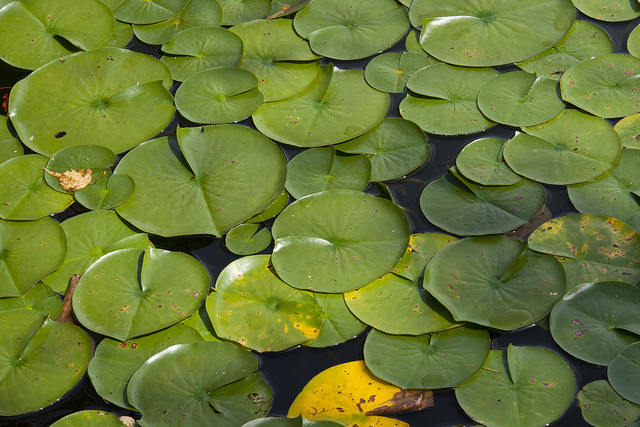
%> input picture lilypad.jpg, 640 x 427 px
$ octave watershedMethod.m   (GNU Octave 9; MATLAB toolbox functions it lacks are replaced by stand-ins)
%> lines starting %> are read from the running program, lines starting %| are printed output that depends on the picture; in (x1, y1, x2, y2) boxes, pixels count from 0 and x2, y2 are one past the last pixel; in counts of white or black regions, pixels touching at a corner belong together; the program's own positions count from 1
%generalized watershed method starting with colored image

%read image - using lilypad.jpg, a colored, 3D landscape of lilypads
I = imread('lilypad.jpg');
%> I is the input picture: size 427x640x3 uint8; mean R, G, B 106.4, 121.9, 53.2

%convert RGB into grayscale
I = rgb2gray(I);
%> I: size 427x640 uint8

%horizontal edge filter
hy = fspecial('sobel');
%vertical component
hx = hy';

%use image filter, needs "double" input, filter, option
Iy = imfilter(double(I), hy, 'replicate');
Ix = imfilter(double(I), hx, 'replicate');

%calculate gradient
gradmag = sqrt(Ix.^2 + Iy.^2);
figure(1), imshow(gradmag, []), title ('Gradient Magnitude')

%export this figure, need to scale range so coudln't just imwrite
print (1, '-djpeg', 'Gradient_Mag')

%demonstrate oversegmentation of direct watershed of gradient
L = watershed(gradmag);
Lrgb = label2rgb(L);
figure(2), imshow(Lrgb, []), title('Oversegmented Watershed')

%export this figure (couldn't export image due to transparency)
print (2, '-djpeg', 'Overseg_Watershed')

%create disk shaped morphological structuring element of size 6 - picked so
%not to over or under segment, disk shaped as target structure is round
se = strel('disk', 6);

%first method to open: (imopen)
Io = imopen(I, se);
imwrite(Io, 'Open_Disk6.jpg', 'jpg');
%figure, imshow(Io), title('Opening (Io)')

%second method to open: reconstructed (imerode)
Ie = imerode(I, se);
Iobr = imreconstruct(Ie, I);
imwrite(Iobr, 'OpenReconstuct_Disk6.jpg', 'jpg');
%figure, imshow(Iobr), title('Opening-by-reconstruction (Iobr)')

%first method of closing: (imclose)
Ioc = imclose(Io, se);
imwrite(Ioc, 'Close_Disk6.jpg', 'jpg');
%figure, imshow(Ioc), title('Opening-closing (Ioc)')

%second method to close: reconstructed (imdilate)
Iobrd = imdilate(Iobr, se);
Iobrcbr = imreconstruct(imcomplement(Iobrd), imcomplement(Iobr));
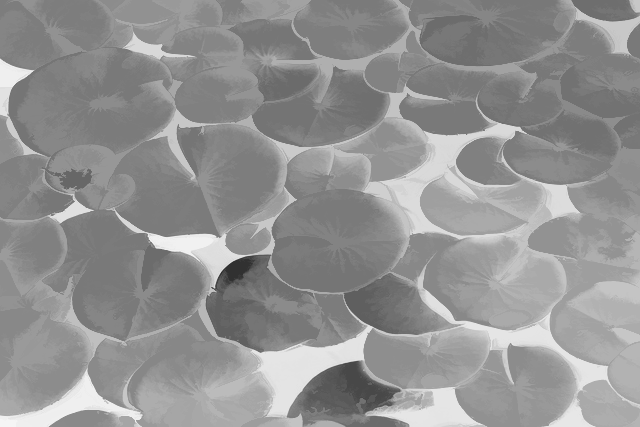
%> Iobrcbr: size 427x640 uint8; min 49, max 245, mean 146.3
Iobrcbr = imcomplement(Iobrcbr);
imwrite(Iobrcbr, 'CloseReconstruct_Disk6.jpg', 'jpg');
%figure, imshow(Iobrcbr), title('Opening-closing by reconstruction
%(Iobrcbr)')

%use function to store maxima (foreground marker)
fgm = imregionalmax(Iobrcbr);
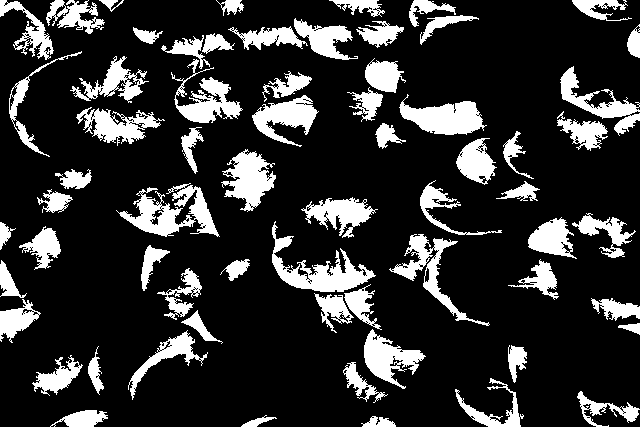
%> fgm: size 427x640 logical; 19% white; 65 white regions, largest, box (x1, y1, x2, y2) and area: (116, 183, 220, 237) 2386, (272, 221, 376, 292) 2290, (399, 94, 487, 135) 1989
imwrite(fgm, 'Maxima.jpg', 'jpg');
%figure, imshow(fgm), title('Regional maxima of opening-closing by
%reconstruction (fgm)')

%copy image and superimpose to form new working image
I2 = I;
I2(fgm) = 255;
%> I2: size 427x640 uint8; min 0, max 255, mean 131.9
imwrite(I2, 'MaximaSuperimposed.jpg', 'jpg');
%figure, imshow(I2), title('Regional maxima superimposed on original image
%(I2)')

%create a new morphological element to smooth out the foreground markers
se2 = strel(ones(3,3));

%smooth out the foreground markers superimposed
fgm2 = imclose(fgm, se2);
%> fgm2: size 427x640 logical; 21.2% white; 55 white regions, largest, box (x1, y1, x2, y2) and area: (272, 221, 426, 389) 5788, (161, 33, 243, 123) 2923, (116, 183, 220, 237) 2724
fgm3 = imerode(fgm2, se2);
%> fgm3: size 427x640 logical; 15.8% white; 111 white regions (46 under 20 px), largest, box (x1, y1, x2, y2) and area: (121, 185, 217, 235) 2023, (273, 237, 373, 291) 1875, (401, 102, 483, 134) 1759
fgm4 = bwareaopen(fgm3, 15);
I3 = I;
I3(fgm4) = 255;
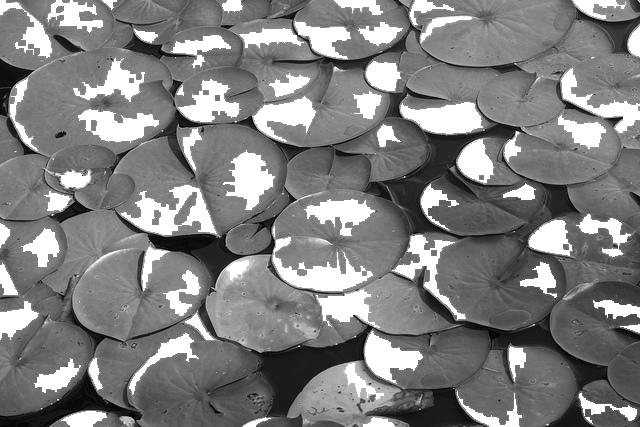
%> I3: size 427x640 uint8; min 0, max 255, mean 128.2
imwrite(I3, 'MaxmimaSuperSmooth.jpg', 'jpg');
%figure, imshow(I3), title('Modified regional maxima superimposed on
%original image (fgm4)')

%identify background pixels - anything below a certain threshold is
%"background"
bw = im2bw(Iobrcbr, graythresh(Iobrcbr));
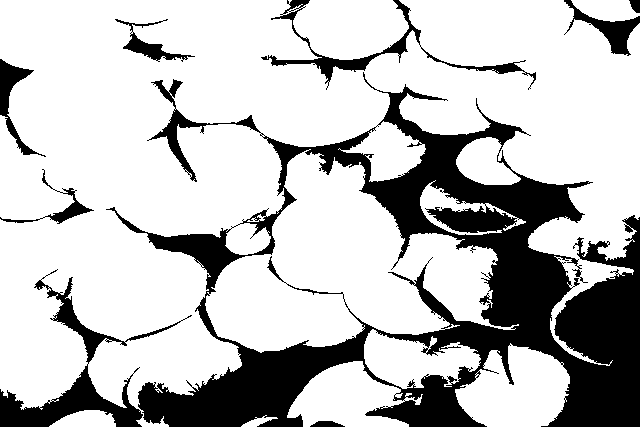
%> bw: size 427x640 logical; 75.3% white; 9 black regions, largest, box (x1, y1, x2, y2) and area: (106, 72, 640, 427) 56365, (0, 269, 192, 427) 4993, (261, 0, 536, 90) 2339
imwrite(bw, 'Background_Threshold.jpg', 'jpg');
%figure, imshow(bw), title('Thresholded opening-closing by reconstruction
%(bw)')

%adapt background to form watershed ridge lines (where there is little
%foreground, mark off)
D = bwdist(bw);
DL = watershed(D);
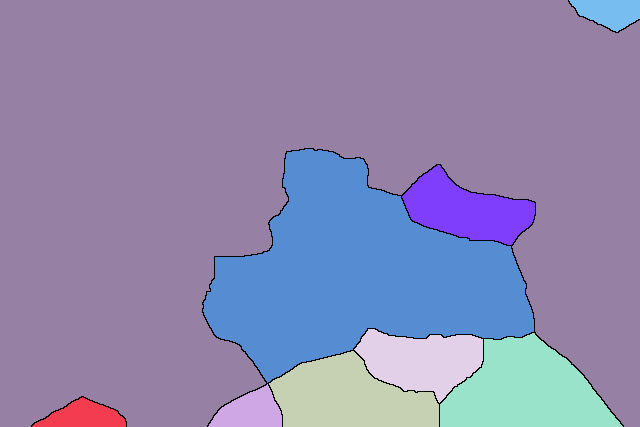
%> DL: size 427x640 uint8; 10 distinct labels, from 0 to 9; one colour per label, 0 black
bgm = DL == 0;
%> bgm: size 427x640 logical; 0.86% white in thin lines or dots
imwrite(bgm, 'Watershed_Ridge_Lines.jpg', 'jpg');
%figure, imshow(bgm), title('Watershed ridge lines (bgm)')

%calculate watershed segmentation as before
gradmag2 = imimposemin(gradmag, bgm | fgm4);
L = watershed(gradmag2);
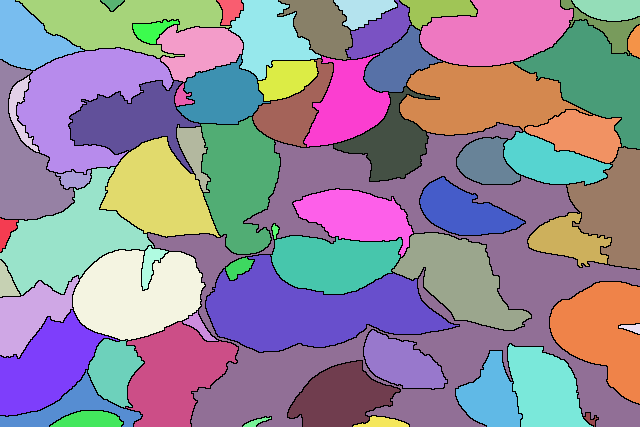
%> L: size 427x640 uint8; 67 distinct labels, from 0 to 66; one colour per label, 0 black
I4 = I;
I4(imdilate(L == 0, ones(3, 3)) | bgm | fgm4) = 255;
imwrite(I4, 'All_Markers_Super.jpg', 'jpg');
%figure, imshow(I4), title('Markers and object boundaries superimposed on
%original image (I4)')

%color image visualization
Lrgb = label2rgb(L, 'jet', 'w', 'shuffle');
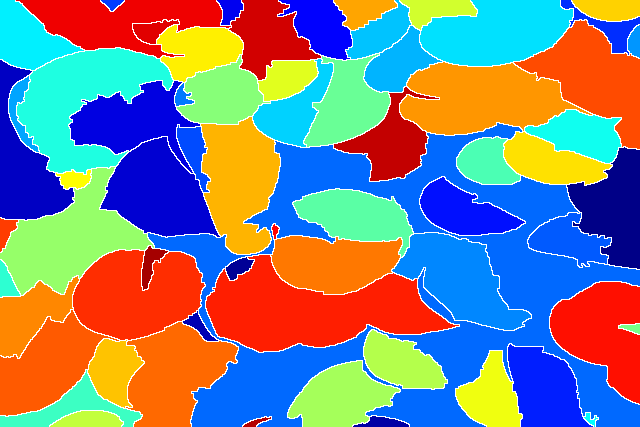
%> Lrgb: size 427x640x3 uint8; mean R, G, B 126.8, 129.4, 132.1
imwrite(Lrgb, 'Color_Watershed.jpg', 'jpg');
%figure, imshow(Lrgb), title('Colored watershed label matrix (Lrgb)')

%superimpose color on original image to see what the shading represents
figure(3), imshow(Lrgb)
title('Color Watershed Superimposed on Original Image')
hold on;
handle = imshow(I);
alpha(0.5);
%> figure, not shown here; its title reads 'Color Watershed Superimposed on Original Image'
hold off;

%export this figure (couldn't export image due to transparency)
print (3, '-djpeg', 'result')
